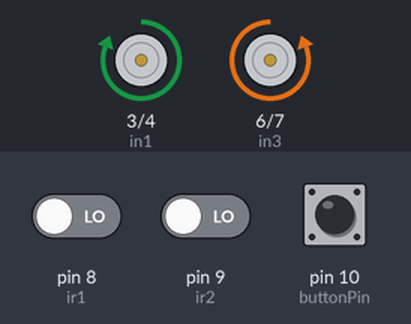
This sketch was run on a simulated Arduino Uno, built with avr-gcc and run on an emulated ATmega328P. Shown: motor-driver pin pairs drawn as motors (green arrow = first pin HIGH = forward, orange = second pin HIGH = backward, longer = more drive, scaled by the enable pin). Inputs (shaded band) come from the test bench; at power-on: pin 8 (ir1) LOW, pin 9 (ir2) LOW, pin 10 (buttonPin) HIGH.

Above: at 1.2 s.
1.3 s: pin 8 (ir1) driven HIGH
At 2.5 s:
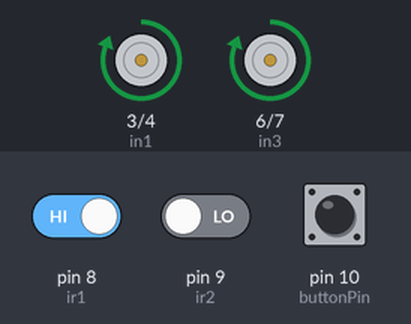
2.8 s: pin 9 (ir2) driven HIGH
At 3.3 s:
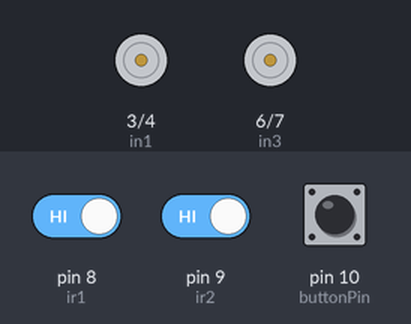
4.4 s: pin 8 (ir1) driven LOW
At 4.8 s:
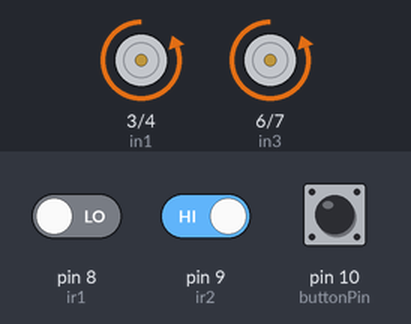
5.9 s: pin 9 (ir2) driven LOW
At 6.7 s:
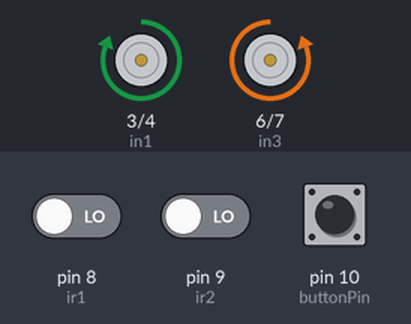
Timing chart, 0 to 8.5 s (numbered marks = the images above; inputs shaded):
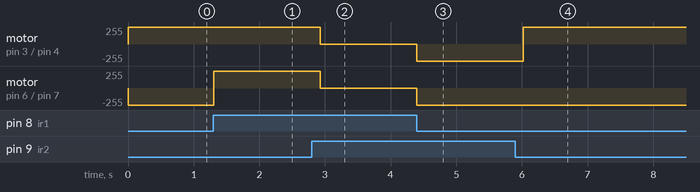

Measured:
- after the input at 1.3 s, motor on pin 6 (in3) / pin 7 (in4): backward 255/255 → forward 255/255 at once
- after the input at 2.8 s, motor on pin 3 (in1) / pin 4 (in2), motor on pin 6 (in3) / pin 7 (in4): forward 255/255 → stopped after 0.13 s
- after the input at 4.4 s, motor on pin 3 (in1) / pin 4 (in2), motor on pin 6 (in3) / pin 7 (in4): stopped → backward 255/255 at once
- after the input at 5.9 s, motor on pin 3 (in1) / pin 4 (in2): backward 255/255 → forward 255/255 after 0.12 s

The sketch:

followTheTrack.ino
```cpp
#include <math.h>

#define ir1 8
#define ir2 9
#define enA 2
#define in1 3
#define in2 4
#define enB 5
#define in3 6
#define in4 7
#define buttonPin 10

#define fastA 255
#define fastB 255
#define turnTimer 125

int currentButton;

void setup() {
  pinMode(enA, OUTPUT);
  pinMode(in1, OUTPUT);
  pinMode(in2, OUTPUT);
  pinMode(enB, OUTPUT);
  pinMode(in3, OUTPUT);
  pinMode(in4, OUTPUT);
  pinMode(ir1, INPUT);
  pinMode(ir2, INPUT);
  pinMode(buttonPin, INPUT_PULLUP);
  Serial.begin(9600);
  analogWrite(enA, fastA);
  analogWrite(enB, fastB);
}

void loop() {
  bool irSensor1 = digitalRead(ir1);
  bool irSensor2 = digitalRead(ir2);
  int prevButton = currentButton;
  currentButton = digitalRead(buttonPin);

  if (irSensor1 == 1 && irSensor2 == 1) {
    pause();
  } else if (irSensor1 == 1) {
      left();
      delay(turnTimer);
  } else if (irSensor2 == 1) {
    right();
    delay(turnTimer);
  }
  if(currentButton != prevButton && currentButton == LOW) {
    delay(5000);
    forward();
    delay(700);
  }

  if (irSensor1 == 0 && irSensor2 == 0) {
      forward();
  }
  delay(10);
}

void forward() {
  digitalWrite(in1, HIGH);
  digitalWrite(in2, LOW);
  digitalWrite(in3, LOW);
  digitalWrite(in4, HIGH);
}

void left() {
  digitalWrite(in1, HIGH);
  digitalWrite(in2, LOW);
  digitalWrite(in3, HIGH);
  digitalWrite(in4, LOW);
}

void right() {
  digitalWrite(in1, LOW);
  digitalWrite(in2, HIGH);
  digitalWrite(in3, LOW);
  digitalWrite(in4, HIGH);
}

void pause() {
  digitalWrite(in1, LOW);
  digitalWrite(in2, LOW);
  digitalWrite(in3, LOW);
  digitalWrite(in4, LOW);
}
```
